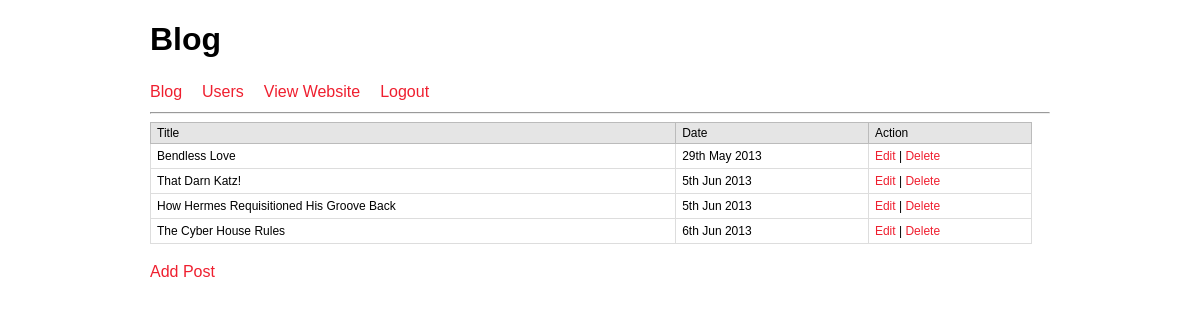
/admin/index.php (signed in), run on the app's committed database.
### tables this page shows
CREATE TABLE IF NOT EXISTS `blog_posts` (
  `id` int(11) UNSIGNED NOT NULL AUTO_INCREMENT,
  `author` tinytext NOT NULL,
  `postTitle` varchar(255) DEFAULT NULL,
  `postDesc` text,
  `postCont` text,
  `postDate` datetime DEFAULT NULL,
  PRIMARY KEY (`id`)
);

### includes/core/init.php (called while the page is built, shortened)
<?php
	spl_autoload_register(function($class) {
    $path = $_SERVER['DOCUMENT_ROOT'];
	});
?>

### includes/classes/DB.php (called while the page is built, shortened)
<?php
class DB {
  private static $_instance =  null;
  private $_pdo, $_query, $_error = false, $_results, $_count=0;
  private function __construct() {
    try{
      $this->_pdo = new PDO('mysql:host='. Config::get('mysql/host') .';dbname='. Config::get('mysql/db'),Config::get('mysql/username'), Config::get('mysql/password'));
      $this->_pdo->setAttribute(PDO::ATTR_ERRMODE, PDO::ERRMODE_EXCEPTION);
    }
    catch(PDOExecption $e){
      echo 'Something was wrong with the connection';
      die($e->getMessage());
    }
  }
  public static function getInstance() {
    if(!isset(self::$_instance)) {
      self::$_instance = new DB();
    }
    return self::$_instance;
  }
  public function query($sql, $params = array()) {
    $this->_error = false;
    if ($this->_query = $this->_pdo->prepare($sql)) {
      $x = 1;
      if (count($params)) {
        foreach ($params as $param) {
          $this->_query->bindValue($x, $param);
          $x++;
        }
      }
      if($this->_query->execute()) {
        $this->_results = $this->_query->fetchAll();
        $this->_count = $this->_query->rowCount();
      }
      else {
        $this->_error = true;
      }
    }
    return $this;
  }
  public function action($action, $table, $where = array()) {
    if(count($where)) {
      if(count($where) === 3) {
        $operators = array('=', '>', '<', '>=', '<=');
        $field = $where[0];
        $operator = $where[1];
        $value = $where[2];
        if(in_array($operator, $operators))
        {
          $sql = "{$action} FROM {$table} WHERE {$field} {$operator} ?";
          if (!$this->query($sql, array($value))->error()) {
            return $this;
          }
          else {
            return false;
          }
        }
      }
    }
    else {
				$sql = "{$action} FROM {$table}";
				if (!$this->query($sql)->error()) {
					return $this;
				}
				else {
					return false;
				}
			}
  }
  public function get($table, $where = array()) {
			if(count($where)) {
				return $this->action('SELECT *', $table, $where);
			}
			else {
				return $this->action('SELECT *', $table);
			}
		}
  public function results() {
    return $this->_results;
  }
  public function error() {
    return $this->_error;
  }
  public function count() {
    return $this->_count;
  }
}
?>

### includes/classes/Blog.php (called while the page is built, shortened)
<?php
  class Blog {
    private $_db, $_data;
    public function __construct() {
      $this->_db = DB::getInstance();
    }
    public function get($table, $where = array()) {
      if(count($where)) {
        $this->_data = $this->_db->get($table, $where);
      }
      else {
        $this->_data = $this->_db->get($table);
      }
      $this->_data = $this->_data->results();
      return $this->data();
    }
    public function data() {
      if(count($this->_data) == 1) {
        $this->_data[0]['postDesc'] = htmlspecialchars_decode($this->_data[0]['postDesc']);
        $this->_data[0]['postCont'] = htmlspecialchars_decode($this->_data[0]['postCont']);
        return $this->_data[0];
      } else {
        foreach ($this->_data as $post) {
          $post['postDesc'] = htmlspecialchars_decode($post['postDesc']);
        }
        return $this->_data;
      }
    }
  }
?>

### includes/classes/Config.php (called while the page is built)
<?php
  class Config
  {
    public static function get($path = null)
    {
      if($path)
      {
        $config = $GLOBALS['config'];
        $path = explode('/', $path);
        foreach ($path as $bit) {
          if (isset($config[$bit])) {
            $config = $config[$bit];
          }
          else{
            return false;
          }
        }
        return $config;
      }
    }
  }
?>

### admin/index.php (the view, shortened to what this page needs)
<?php
require_once('../includes/core/init.php');
$blog = new Blog();
?>
<!doctype html>
<html lang="en">
<head>
  <link rel="stylesheet" href="../style/normalize.css">
  <link rel="stylesheet" href="../style/main.css">
</head>
<body>
	<div id="wrapper">
	<?php include('menu.php');?>
	<table>
	<tr>
		<th>Title</th>
		<th>Date</th>
		<th>Action</th>
	</tr>
	<?php
		try {
			$results = $blog->get('blog_posts');
			foreach($results as $row){
				echo '<tr>';
				echo '<td>'.$row['postTitle'].'</td>';
				echo '<td>'.date('jS M Y', strtotime($row['postDate'])).'</td>';
				?>
				<td>
					<a href="edit-post.php?id=<?php echo $row['id'];?>">Edit</a> |
					<a href="javascript:delpost('<?php echo $row['id'];?>','<?php echo $row['postTitle'];?>')">Delete</a>
				</td>
				<?php
				echo '</tr>';
			}
		} catch(PDOException $e) {
		    echo $e->getMessage();
		}
	?>
	</table>
	<p><a href='add-post.php'>Add Post</a></p>
</div>
</body>
</html>

### style/main.css (style rules this page uses)
#wrapper { margin:auto; width:900px; }
p,li { color: #555555; font-size: 16px; line-height: 1.5em; }
a { color: #EF1F2F; text-decoration: none; }
table { width:98%; text-align:left; border:1px solid #DDDDDD; font-size:12px; color:#000;background:#fff; margin-bottom:10px; }
table th { background-color:#E5E5E5; border:1px solid #BBBBBB; padding:3px 6px; font-weight:normal; color:#000; }
table tr td { border:1px solid #DDDDDD; padding:5px 6px; }

### data on the page
blog_posts: postTitle "Bendless Love", postDate "29th May 2013"
blog_posts: postTitle "That Darn Katz!", postDate "5th Jun 2013"
blog_posts: postTitle "How Hermes Requisitioned His Groove Back", postDate "5th Jun 2013"
blog_posts: postTitle "The Cyber House Rules", postDate "6th Jun 2013"
